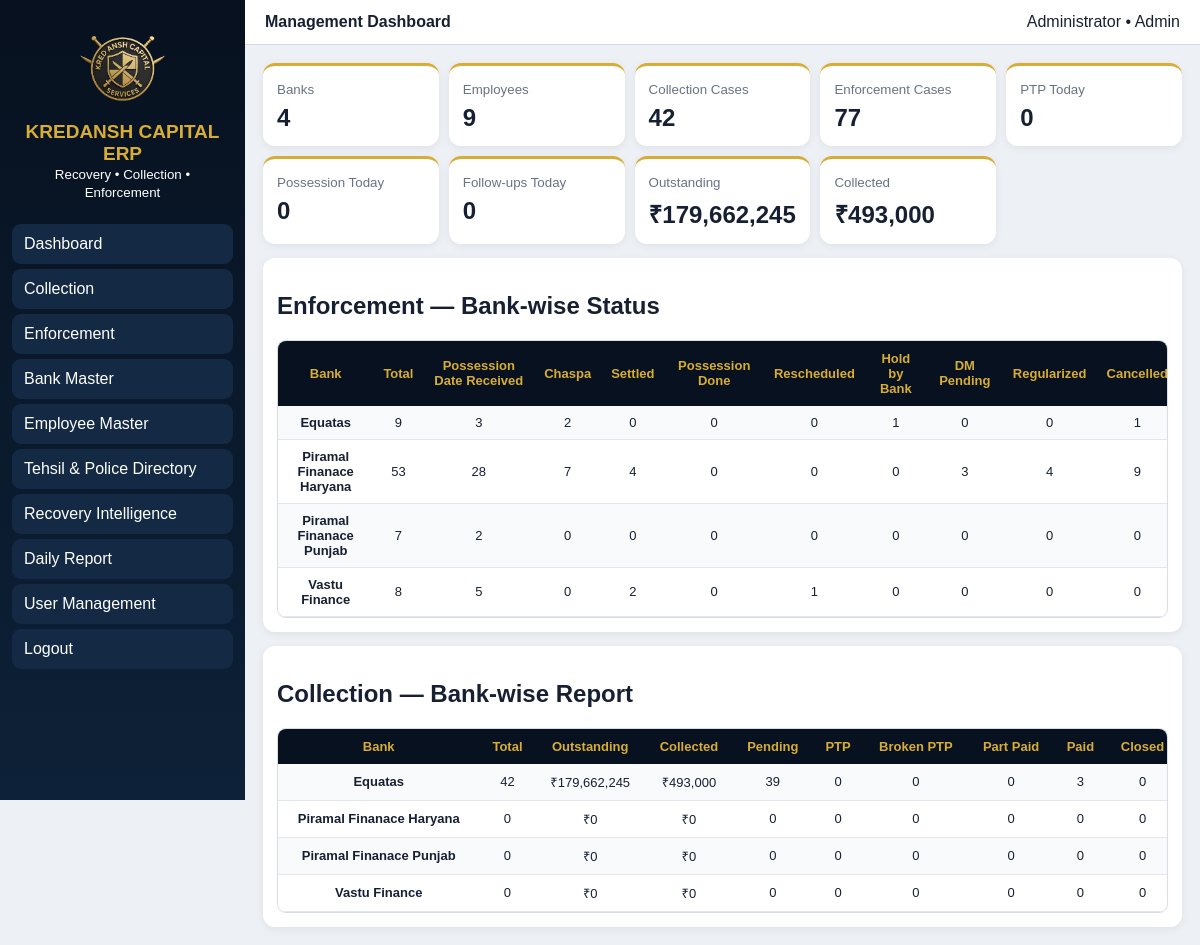
The page / (signed in) on the database its author committed.
### tables this page shows
CREATE TABLE banks(
        id INTEGER PRIMARY KEY AUTOINCREMENT,
        bank_name TEXT UNIQUE NOT NULL,
        contact_person TEXT,
        mobile TEXT,
        email TEXT,
        address TEXT,
        empanelment_no TEXT,
        agreement_date TEXT,
        status TEXT DEFAULT 'Active',
        remarks TEXT
    );

### app.py (the view)
@app.route('/')
@auth
def dashboard():
    c=db()
    def sc(q,p=()):return c.execute(q,p).fetchone()['c']
    k={'Banks':sc("select count(*) c from banks where coalesce(status,'Active')='Active'"),'Employees':sc("select count(*) c from employees where coalesce(status,'Active')='Active'"),'Collection Cases':sc('select count(*) c from collection_cases'),'Enforcement Cases':sc('select count(*) c from enforcement_cases'),'PTP Today':sc('select count(*) c from collection_cases where ptp_date=?',(today(),)),'Possession Today':sc('select count(*) c from enforcement_cases where possession_date=?',(today(),)),'Follow-ups Today':sc('select (select count(*) from collection_cases where next_follow_up=?)+(select count(*) from enforcement_cases where next_follow_up=?) c',(today(),today()))}
    out=c.execute('select coalesce(sum(total_outstanding),0) c from collection_cases').fetchone()['c'];collected=c.execute('select coalesce(sum(amount_collected),0) c from collection_cases').fetchone()['c'];k['Outstanding']=out;k['Collected']=collected
    enf=c.execute("select b.bank_name,count(e.id) total,sum(case when e.possession_date is not null and e.possession_date<>'' then 1 else 0 end) possession_date,sum(case when e.status='Chaspa Affixed' then 1 else 0 end) chaspa,sum(case when e.status='Settled' then 1 else 0 end) settled,sum(case when e.status='Possession Done' then 1 else 0 end) possession_done,sum(case when e.status='Rescheduled' then 1 else 0 end) rescheduled,sum(case when e.status='Hold by Bank' then 1 else 0 end) hold_bank,sum(case when e.status='DM Order Pending' then 1 else 0 end) dm_pending,sum(case when e.status='Regularized' then 1 else 0 end) regularized,sum(case when e.status='Cancelled' then 1 else 0 end) cancelled from banks b left join enforcement_cases e on e.bank_id=b.id group by b.id,b.bank_name order by b.bank_name").fetchall()
    col=c.execute("select b.bank_name,count(x.id) total,coalesce(sum(x.total_outstanding),0) outstanding,coalesce(sum(x.amount_collected),0) collected,sum(case when x.status='Pending' then 1 else 0 end) pending,sum(case when x.status='PTP' then 1 else 0 end) ptp,sum(case when x.status='Broken PTP' then 1 else 0 end) broken_ptp,sum(case when x.status='Part Paid' then 1 else 0 end) part_paid,sum(case when x.status='Paid' then 1 else 0 end) paid,sum(case when x.status='Closed' then 1 else 0 end) closed from banks b left join collection_cases x on x.bank_id=b.id group by b.id,b.bank_name order by b.bank_name").fetchall();c.close();return render_template('dashboard.html',k=k,enf=enf,col=col)

### app.py (called while the page is built)
def today(): return datetime.date.today().isoformat()

def money(v):
    try:return '₹'+format(float(v or 0),',.0f')
    except:return '₹0'

def db():
    if IS_POSTGRES:return PG(DATABASE_URL)
    c=sqlite3.connect(DB_PATH,timeout=30); c.row_factory=sqlite3.Row
    try:c.execute('pragma journal_mode=WAL');c.execute('pragma busy_timeout=30000')
    except:pass
    return c

def auth(fn):
    @wraps(fn)
    def w(*a,**k):
        if not session.get('uid'):return redirect(url_for('login',next=request.path))
        return fn(*a,**k)
    return w

@app.context_processor
def context():return dict(money=money)

### templates/dashboard.html
{% extends 'base.html' %}{% set title='Management Dashboard' %}{% block body %}<div class="cards">{% for k,v in k.items() %}<div class="card"><small>{{k}}</small><strong>{% if k in ['Outstanding','Collected'] %}{{money(v)}}{% else %}{{v}}{% endif %}</strong></div>{% endfor %}</div><div class="panel"><h2>Enforcement — Bank-wise Status</h2><div class="table-wrap"><table><tr><th>Bank</th><th>Total</th><th>Possession Date Received</th><th>Chaspa</th><th>Settled</th><th>Possession Done</th><th>Rescheduled</th><th>Hold by Bank</th><th>DM Pending</th><th>Regularized</th><th>Cancelled</th></tr>{% for r in enf %}<tr><td><b>{{r.bank_name}}</b></td><td>{{r.total}}</td><td>{{r.possession_date or 0}}</td><td>{{r.chaspa or 0}}</td><td>{{r.settled or 0}}</td><td>{{r.possession_done or 0}}</td><td>{{r.rescheduled or 0}}</td><td>{{r.hold_bank or 0}}</td><td>{{r.dm_pending or 0}}</td><td>{{r.regularized or 0}}</td><td>{{r.cancelled or 0}}</td></tr>{% endfor %}</table></div></div><div class="panel"><h2>Collection — Bank-wise Report</h2><div class="table-wrap"><table><tr><th>Bank</th><th>Total</th><th>Outstanding</th><th>Collected</th><th>Pending</th><th>PTP</th><th>Broken PTP</th><th>Part Paid</th><th>Paid</th><th>Closed</th></tr>{% for r in col %}<tr><td><b>{{r.bank_name}}</b></td><td>{{r.total}}</td><td>{{money(r.outstanding)}}</td><td>{{money(r.collected)}}</td><td>{{r.pending or 0}}</td><td>{{r.ptp or 0}}</td><td>{{r.broken_ptp or 0}}</td><td>{{r.part_paid or 0}}</td><td>{{r.paid or 0}}</td><td>{{r.closed or 0}}</td></tr>{% endfor %}</table></div></div>{% endblock %}

### templates/base.html (shortened to what this page needs)
<!doctype html><html><head></head><body><div class="app"><aside class="side" id="side"><div class="brand"><img src="/static/logo.png"><b>KREDANSH CAPITAL ERP</b><small>Recovery • Collection • Enforcement</small></div><div class="nav"><a href="/">Dashboard</a><a href="/cases/collection">Collection</a><a href="/cases/enforcement">Enforcement</a><a href="/master/banks">Bank Master</a><a href="/master/employees">Employee Master</a><a href="/master/directory">Tehsil & Police Directory</a><a href="/intelligence">Recovery Intelligence</a><a href="/daily-report">Daily Report</a>{% if session.role in ['Admin','Manager'] %}<a href="/users">User Management</a>{% endif %}<a href="/logout">Logout</a></div></aside><main class="main"><header class="top"><div><button class="mobile-menu" onclick="document.getElementById('side').classList.toggle('open')">☰</button> <b>{{ title or 'KREDANSH CAPITAL ERP' }}</b></div><div>{{ session.full_name }} • {{ session.role }}</div></header><div class="content">{% for cat,msg in get_flashed_messages(with_categories=true) %}<div class="flash flash-{{cat}}">{{msg}}</div>{% endfor %}{% block body %}{% endblock %}</div></main></div><script>if('serviceWorker' in navigator){navigator.serviceWorker.register('/service-worker.js').catch(()=>{})}</script></body></html>

### templates/base.html (style rules this page uses)
:root { --navy:#07111f;--navy2:#10243d;--gold:#d8ad36;--bg:#edf1f6;--green:#d9f3df;--red:#f7d4d4;--yellow:#fff0b3;--blue:#d9ecff;--purple:#eadcff;--gray:#e5e7eb }
* { box-sizing:border-box }
body { margin:0;font-family:Arial,Helvetica,sans-serif;background:var(--bg);color:#172033 }
a { text-decoration:none;color:inherit }
.app { display:flex;min-height:100vh }
.side { width:245px;background:linear-gradient(180deg,var(--navy),#0d2138);color:white;padding:18px 12px;position:sticky;top:0;height:100vh;overflow:auto }
.brand { text-align:center;padding:8px 4px 18px }
.brand img { max-width:130px;max-height:85px }
.brand b { display:block;color:var(--gold);font-size:19px;margin-top:6px }
.nav a { display:block;padding:11px 12px;margin:5px 0;border-radius:9px;background:#142a44 }
.main { flex:1;min-width:0 }
.top { background:white;padding:13px 20px;display:flex;justify-content:space-between;align-items:center;border-bottom:1px solid #d5dae2;position:sticky;top:0;z-index:5 }
.content { padding:18px }
.cards { display:grid;grid-template-columns:repeat(5,minmax(140px,1fr));gap:10px }
.card { background:white;border-radius:12px;padding:14px;box-shadow:0 2px 8px #0001;border-top:3px solid var(--gold) }
.card small { color:#687385 }
.card strong { display:block;font-size:24px;margin-top:6px }
.panel { background:white;border-radius:12px;padding:14px;margin-top:14px;box-shadow:0 2px 8px #0001 }
.table-wrap { overflow:auto;border:1px solid #d8dde5;border-radius:9px }
table { width:100%;border-collapse:collapse;min-width:900px }
th { background:var(--navy);color:var(--gold);position:sticky;top:0;padding:10px;font-size:13px }
td { padding:9px;border-bottom:1px solid #e3e6eb;text-align:center;font-size:13px }
tr:nth-child(even) td { background:#f8fafc }

### rows shown on the page
banks: bank_name "Equatas", total "9", id "3", chaspa "2", settled "0", possession_done "0", rescheduled "0", hold_bank "1", dm_pending "0", regularized "0", cancelled "1", total "42", outstanding "₹179,662,245", collected "₹493,000", pending "39", ptp "0", broken_ptp "0", part_paid "0", closed "0"
banks: bank_name "Piramal Finanace Haryana", total "53", possession_date "28", chaspa "7", settled "4", possession_done "0", rescheduled "0", hold_bank "0", dm_pending "3", regularized "4", cancelled "9", total "0", outstanding "₹0", collected "₹0", pending "0", ptp "0", broken_ptp "0", part_paid "0", paid "0", closed "0"
banks: bank_name "Piramal Finanace Punjab", total "7", id "2", chaspa "0", settled "0", possession_done "0", rescheduled "0", hold_bank "0", dm_pending "0", regularized "0", cancelled "0", total "0", outstanding "₹0", collected "₹0", pending "0", ptp "0", broken_ptp "0", part_paid "0", paid "0", closed "0"
banks: bank_name "Vastu Finance", total "8", possession_date "5", chaspa "0", settled "2", possession_done "0", rescheduled "1", hold_bank "0", dm_pending "0", regularized "0", cancelled "0", total "0", outstanding "₹0", collected "₹0", pending "0", ptp "0", broken_ptp "0", part_paid "0", paid "0", closed "0"

### other values the page prints
{{ title or 'KREDANSH CAPITAL ERP' }} "Management Dashboard"
{{ session.full_name }} "Administrator"
{{ session.role }} "Admin"
{{ k }} "Banks" "Employees" "Collection Cases" "Enforcement Cases" "PTP Today" "Possession Today" "Follow-ups Today" "Outstanding" "Collected"
{{ v }} "4" "9" "42" "77" "0" "0" "0"
{{ money(v) }} "₹179,662,245" "₹493,000"
